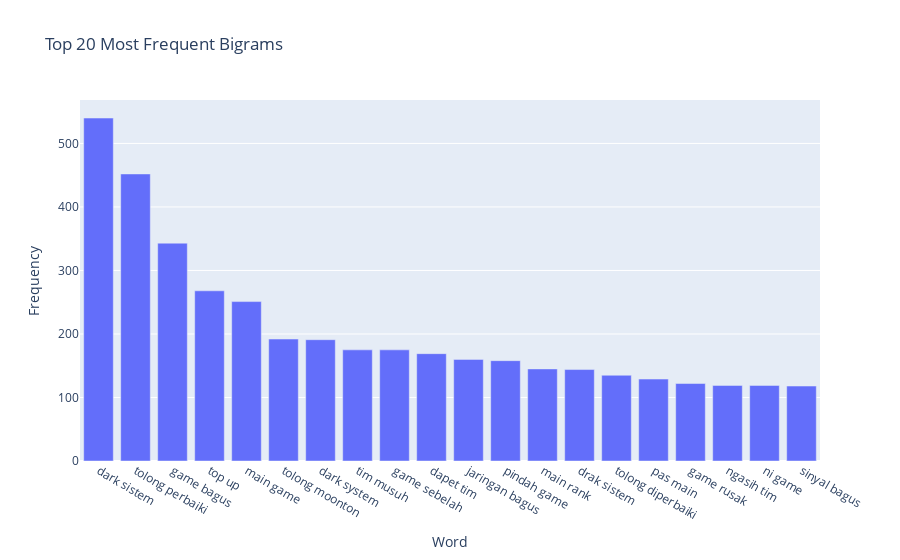

Source (notebook cell):
### Markdown cell above
### Mobile Legends: Bang bang

### Code cell
ngram_analyze(mlbb, "comment_prep", n_gram=2)

### Figure 1 — Plotly figure (JSON) as saved in the notebook; plotly's stock layout.template omitted (floating-point values rounded to 4 significant figures)
{"data": [{"alignmentgroup": "True", "hovertemplate": "Word=%{x}<br>Frequency=%{y}<extra></extra>", "legendgroup": "", "marker": {"color": "#636efa", "pattern": {"shape": ""}}, "name": "", "offsetgroup": "", "orientation": "v", "showlegend": false, "textposition": "auto", "type": "bar", "x": ["dark sistem", "tolong perbaiki", "game bagus", "top up", "main game", "tolong moonton", "dark system", "tim musuh", "game sebelah", "dapet tim", "jaringan bagus", "pindah game", "main rank", "drak sistem", "tolong diperbaiki", "pas main", "game rusak", "ngasih tim", "ni game", "sinyal bagus"], "xaxis": "x", "y": [540, 452, 343, 268, 251, 192, 191, 175, 175, 169, 160, 158, 145, 144, 135, 129, 122, 119, 119, 118], "yaxis": "y"}], "layout": {"barmode": "relative", "legend": {"tracegroupgap": 0}, "title": {"text": "Top 20 Most Frequent Bigrams"}, "xaxis": {"anchor": "y", "domain": [0, 1], "title": {"text": "Word"}}, "yaxis": {"anchor": "x", "domain": [0, 1], "title": {"text": "Frequency"}}}}
